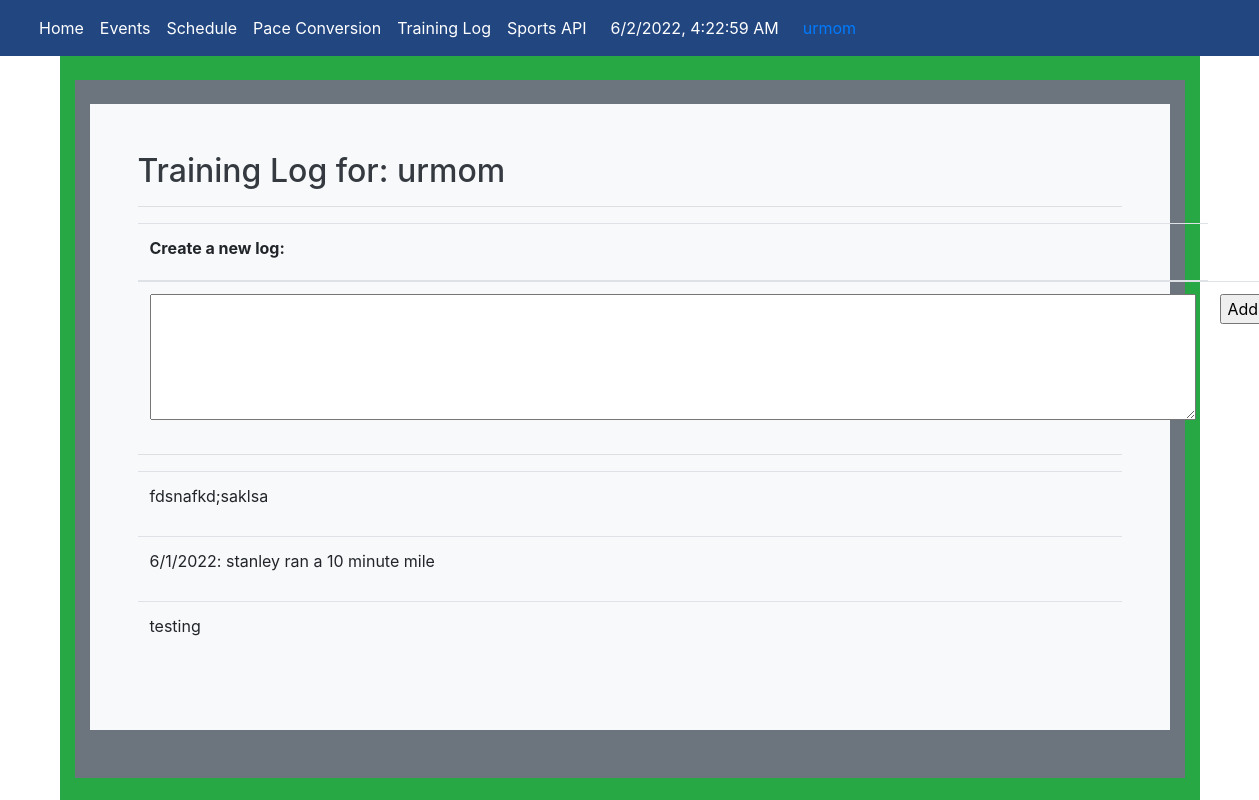
The app's page /notes/notes (signed in), older data.
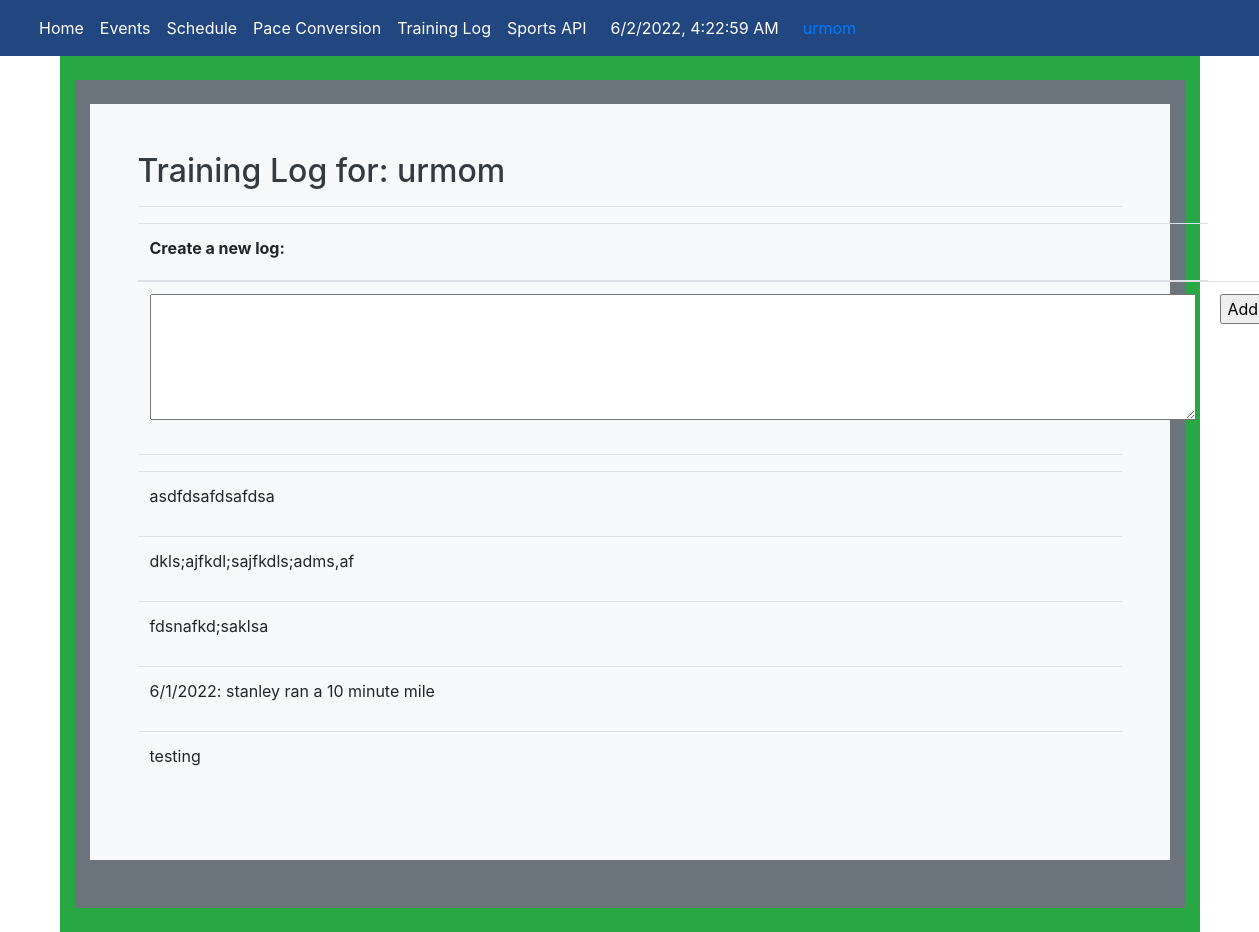
The same page, newer data.
### crudy/model.py (models this page shows, shortened)
class Users(UserMixin, db.Model):
    userID = db.Column(db.Integer, primary_key=True)
    name = db.Column(db.String(255), unique=False, nullable=False)
    email = db.Column(db.String(255), unique=True, nullable=False)
    password = db.Column(db.String(255), unique=False, nullable=False)
    phone = db.Column(db.String(255), unique=False, nullable=False)
    notes = db.relationship("Notes", cascade='all, delete', backref='users', lazy=True)
    def read(self):
        return {
            "userID": self.userID,
            "name": self.name,
            "email": self.email,
            "password": self.password,
            "phone": self.phone,
            "query": "by_alc"  # This is for fun, a little watermark
        }
    def delete(self):
        db.session.delete(self)
        db.session.commit()
        return None

class Notes(db.Model):
    __tablename__ = 'notes'
    id = db.Column(db.Integer, primary_key=True)
    note = db.Column(db.Text, unique=False, nullable=False)
    userID = db.Column(db.Integer, db.ForeignKey('users.userID'))
    def read(self):
        return {
            "id": self.id,
            "note": self.note,
            "userID": self.userID
        }

### notey/app_notes.py (the view)
@app_notes.route('/notes')
@login_required
def notes():
    user = ""
    list_notes = []
    uo = user_by_id(current_user.userID)
    if uo is not None:
        user = uo.read()  # extract user record (Dictionary)
        for note in uo.notes:  # loop through each user note
            note = note.read()  # extract note record (Dictionary)
            note['note'] = markdown.markdown(note['note'])  # convert markdown to html
            list_notes.append(note)  # prepare note list for render_template
        if list_notes is not None:
            list_notes.reverse()
    return render_template('notes.html', user=user, notes=list_notes)

### crudy/query.py (called while the page is built)
def user_by_id(userid):
    return Users.query.filter_by(userID=userid).first()

@login_manager.user_loader
def user_loader(user_id):
    if user_id is not None:
        return Users.query.get(user_id)
    return None

### notey/templates/notey/notes.html (shortened to what this page needs)
{% extends 'layouts/base.html' %}
{% block body %}
<div class="container py-4 text-light bg-success">
    <div class="container bg-secondary py-4">
        <div class="p-5 mb-4 bg-light text-dark rounded-3">
            <h2>Training Log for: {{ user.name }}</h2>
            <hr>
            <form method="POST" ID="create" action={{url_for('notes.create')}}>
                <table class="table">
                    <thead>
                    <tr>
                        <th><label for="notes">Create a new log:</label></th>
                    </tr>
                    </thead>
                    <tbody>
                    <tr>
                        <td><textarea rows = "5" cols = "100%" name = "notes" id="notes" required></textarea></td>
                        <td><input type="submit" value="Add" ></td>
                    </tr>
                    </tbody>
                </table>
            <hr>
            <div class="table-responsive">
                <table class="table">
                    <tbody>
                    {% for note in notes %}
                    <tr>
                        <td>{{ note.note | safe }}</td>
                    </tr>
                    {% endfor %}
                    </tbody>
                </table>
            </div>
        </div>
    </div>
</div>
{% endblock %}

### templates/layouts/base.html (shortened to what this page needs)
<!DOCTYPE HTML>
<html lang="en" data-theme="light">
<html lang="en">
{% set basename = "DNHS Track" %}
{% set github = "https://github.com/nighthawkcoders" %}
{% set twitter = "https://twitter.com/NighthawkCoding" %}
{% set youtube = "https://www.youtube.com/channel/UClIKOsDS5dsfzFA3zveDT3Q?view_as=subscriber" %}
<head>
    <link rel="stylesheet" href="https://stackpath.bootstrapcdn.com/bootstrap/4.3.1/css/bootstrap.min.css">
    <link rel="stylesheet" href="https://cdnjs.cloudflare.com/ajax/libs/font-awesome/4.7.0/css/font-awesome.min.css">
</head>
<body>
{% include "layouts/navbar.html" %}
{% block body %}
{% endblock %}
</body>
</html>

### templates/layouts/navbar.html (shortened to what this page needs)
<!DOCTYPE html>
<nav class="navbar navbar-expand-lg"; style="background-color:#224680";>
    <div class="container-fluid">
        <div class="btn-group">
            <div class="collapse navbar-collapse" id="navbarHome">
                <ul class="navbar-nav">
                    <li class="nav-item active">
                        <a class="nav-link"; style="color:white" href="/">Home </a>
                    </li>
                    <a class="nav-link"; style="color:white" href={{ url_for('events') }}>Events</a>
                    <a class="nav-link"; style="color:white" href={{ url_for('schedule') }}>Schedule </a>
                    <a class="nav-link"; style="color:white" href={{ url_for('pace_conversion') }}>Pace Conversion </a>
                    <a class="nav-link"; style="color:white" href={{ url_for('notes.notes') }}>Training Log</a>
                    <a class="nav-link"; style="color:white" href={{ url_for('sports_api') }}>Sports API</a>
                    <div class="collapse navbar-collapse" id="navbarNavDarkDropdown">
                        <ul class="navbar-nav">
                            <div style="color:black; alignment: right" class="btn-group">
                                <div class="px-3" style="color:white;">
                                    <span id="clock"></span>
                                </div>
                            </div>
                        </ul>
                    </div>
                    <div>
                        {% if current_user.is_authenticated %}
                            <a class="nav-link"; href={{url_for('crud.logout')}}> {{ current_user.name }} </a>
                        {% else %}
                            <a class="nav-link"; href={{url_for('crud.crud_login')}}>Login</a>
                        {% endif %}
                    </div>
                </ul>
            </div>
        </div>
    </div>
</nav>

Row changes from the older to the newer data that the page shows:
added Notes: note "asdfdsafdsafdsa"
added Notes: note "dkls;ajfkdl;sajfkdls;adms,af"
